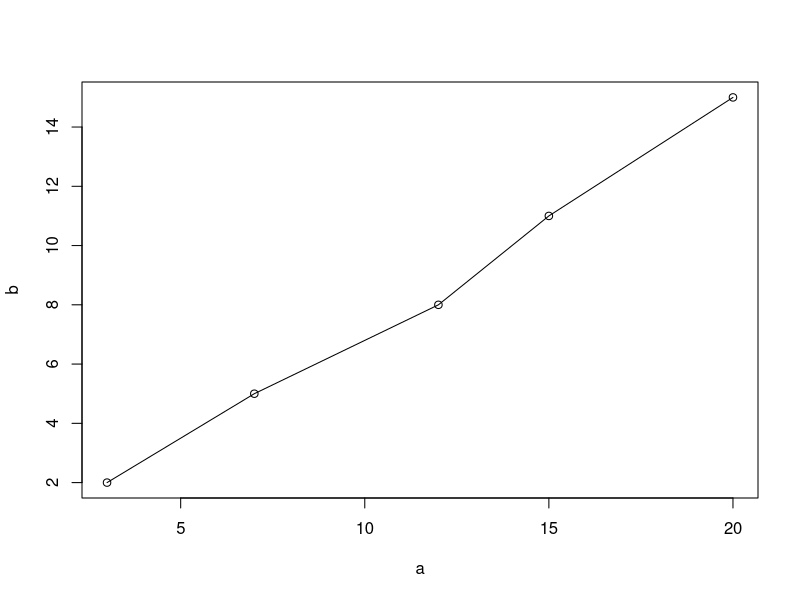
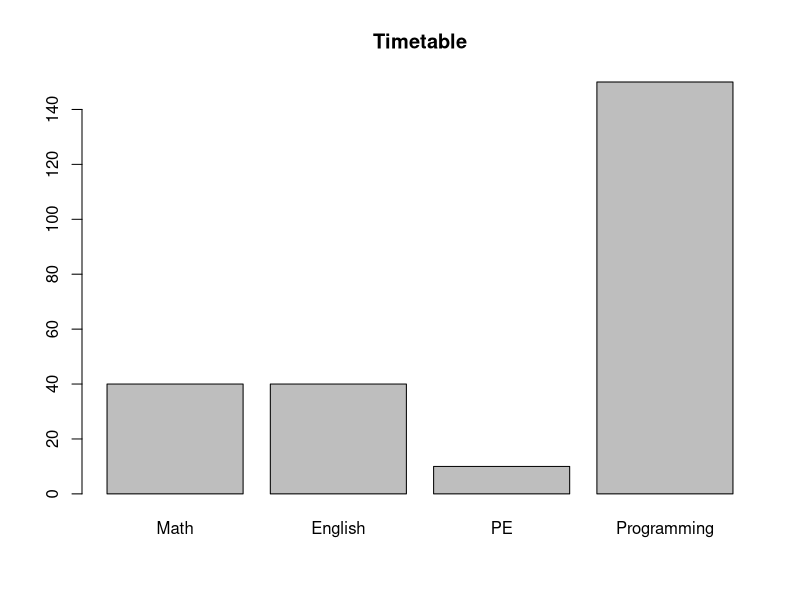

Write the R code that produced these figures, in order.
#uno
35 + 777
13 * 47
675 * 15
849 * 629
#dos
11111111 * 11111111
#11111111 * 1111111 ?
#tres
a <- c(3, 7, 12, 15, 20)
b <- c(2, 5, 8, 11, 15)
a * b
#cuatro
plot(a, b, type = "p", xlab = "a", ylab = "b")
lines(a, b)
#cinco
time <- c("Math" = 40, "English" = 40, "PE" = 10, "Programming" = 150)
barplot(time, main = "Timetable")
#seis
drinks <- rnorm(10000, mean = 450, sd = 4)
mean(drinks > 455)